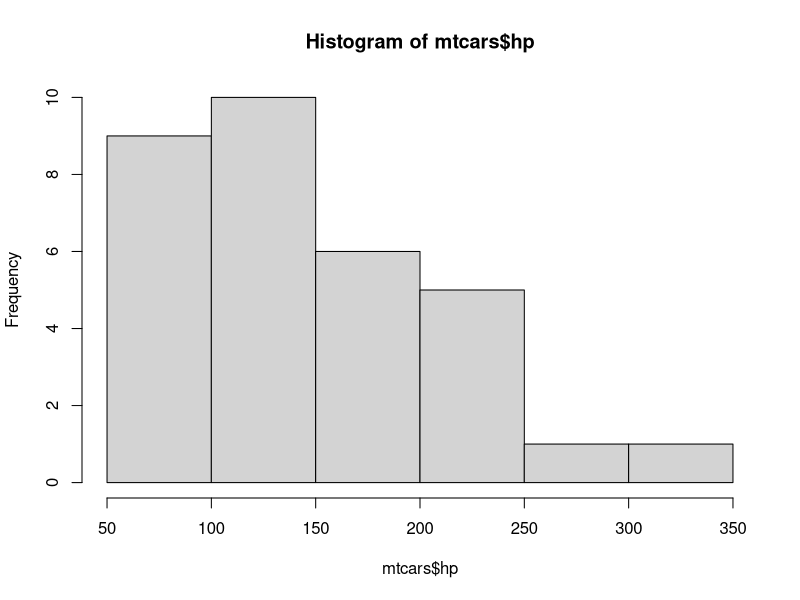
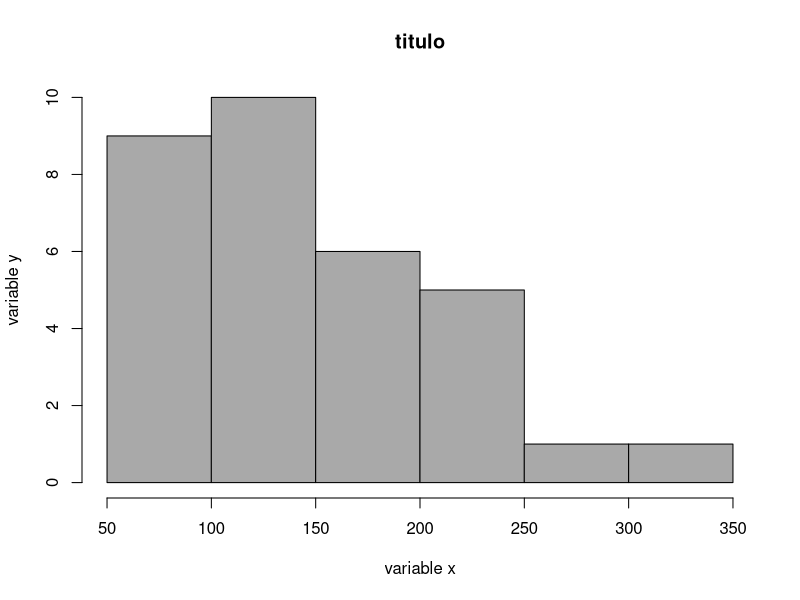
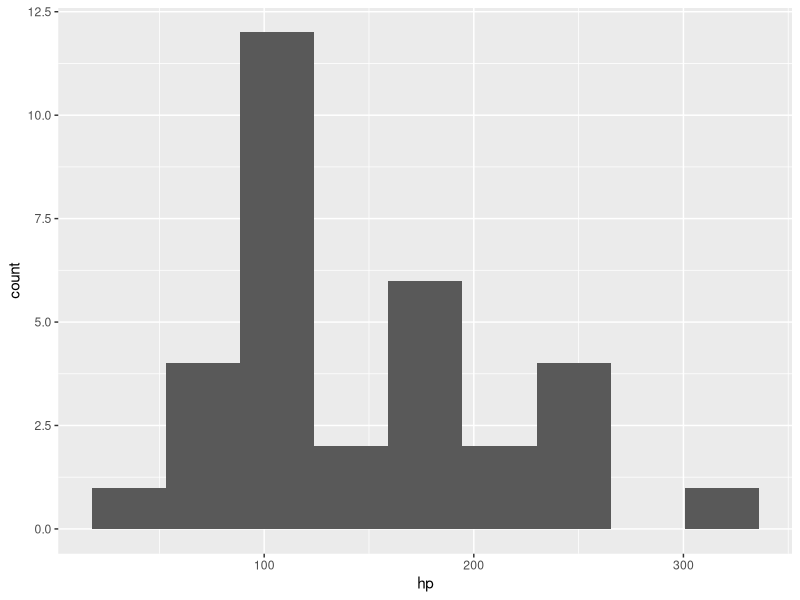
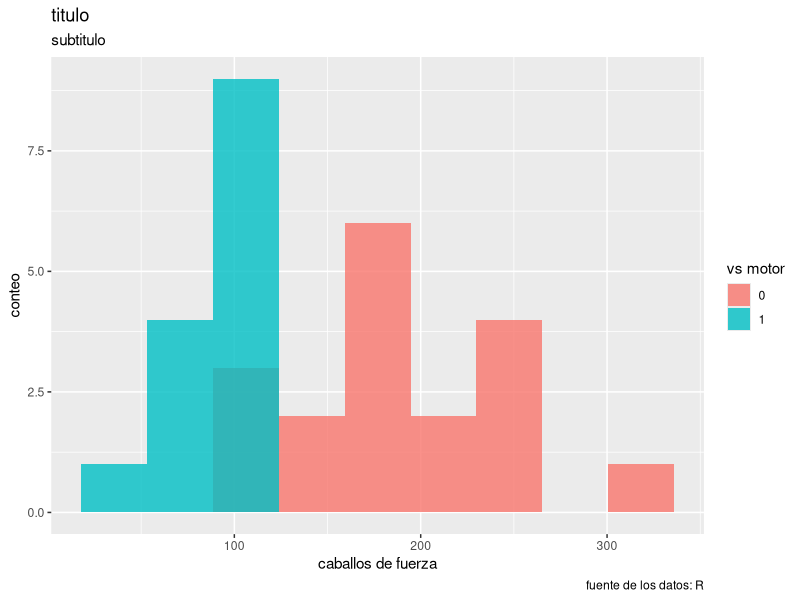

Write the R code that produced these figures, in order.
####################
#                  #
# Copia todo esto! #
#                  #
####################
# Hecho con gusto por Rafa @GonzalezGouveia

# T2V5 - histogramas en R

# Objetivo: graficar histogramas en r
# ------------------------------------------------
# En este ejercicio vamos a:
# 1. histogramas con base graphics
# 2. histogramas con ggplot2

# cargando los datos
data("mtcars")

# haciendo histograma básico

hist(mtcars$hp)
# editando histograma
hist(mtcars$hp,
     ##breaks = 50,#editar los intervalos de clase
     col='darkgray',
     boder='gray10',
     main = 'titulo',
     xlab='variable x',
     ylab='variable y')


# cargar ggplot2
# install.packages("ggplot2")
library(ggplot2)

# hacer un histograma en ggplot2
ggplot(data=mtcars,
       mapping=aes(x=hp)) +
  geom_histogram(bins = 9)


# haciendo más cosas interesantes

#graficar 2 histograma en una sola grafica
ggplot(data=mtcars,
       mapping=aes(x=hp,
                   fill=factor(vs))) +
  geom_histogram(bins = 9,
                 position='identity',
                 alpha=.8)+
  labs(title='titulo',
       fill='vs motor',
       x='caballos de fuerza',
       y='conteo',
       subtitle = 'subtitulo',
       caption='fuente de los datos: R')






# fin